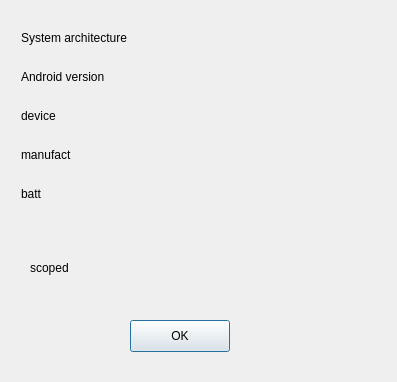
<?xml version="1.0" encoding="UTF-8"?>
<ui version="4.0">
 <class>deviceinfoDialog</class>
 <widget class="QDialog" name="deviceinfoDialog">
  <property name="geometry">
   <rect>
    <x>0</x>
    <y>0</y>
    <width>397</width>
    <height>382</height>
   </rect>
  </property>
  <property name="windowTitle">
   <string>Dialog</string>
  </property>
  <widget class="QPushButton" name="pushButton">
   <property name="geometry">
    <rect>
     <x>130</x>
     <y>320</y>
     <width>100</width>
     <height>32</height>
    </rect>
   </property>
   <property name="text">
    <string>OK</string>
   </property>
  </widget>
  <widget class="QLabel" name="scoped">
   <property name="geometry">
    <rect>
     <x>30</x>
     <y>260</y>
     <width>311</width>
     <height>16</height>
    </rect>
   </property>
   <property name="text">
    <string>scoped</string>
   </property>
   <property name="wordWrap">
    <bool>true</bool>
   </property>
  </widget>
  <widget class="QWidget" name="">
   <property name="geometry">
    <rect>
     <x>21</x>
     <y>21</y>
     <width>352</width>
     <height>194</height>
    </rect>
   </property>
   <layout class="QVBoxLayout" name="verticalLayout">
    <item>
     <widget class="QLabel" name="archilabel">
      <property name="minimumSize">
       <size>
        <width>350</width>
        <height>32</height>
       </size>
      </property>
      <property name="maximumSize">
       <size>
        <width>350</width>
        <height>32</height>
       </size>
      </property>
      <property name="text">
       <string>System architecture</string>
      </property>
     </widget>
    </item>
    <item>
     <widget class="QLabel" name="droidlabel">
      <property name="minimumSize">
       <size>
        <width>350</width>
        <height>32</height>
       </size>
      </property>
      <property name="maximumSize">
       <size>
        <width>350</width>
        <height>32</height>
       </size>
      </property>
      <property name="text">
       <string>Android version</string>
      </property>
     </widget>
    </item>
    <item>
     <widget class="QLabel" name="devicelabel">
      <property name="minimumSize">
       <size>
        <width>350</width>
        <height>32</height>
       </size>
      </property>
      <property name="maximumSize">
       <size>
        <width>350</width>
        <height>32</height>
       </size>
      </property>
      <property name="text">
       <string>device</string>
      </property>
     </widget>
    </item>
    <item>
     <widget class="QLabel" name="manufactlabel">
      <property name="minimumSize">
       <size>
        <width>350</width>
        <height>32</height>
       </size>
      </property>
      <property name="maximumSize">
       <size>
        <width>350</width>
        <height>32</height>
       </size>
      </property>
      <property name="text">
       <string>manufact</string>
      </property>
     </widget>
    </item>
    <item>
     <widget class="QLabel" name="batterylabel">
      <property name="minimumSize">
       <size>
        <width>350</width>
        <height>32</height>
       </size>
      </property>
      <property name="maximumSize">
       <size>
        <width>350</width>
        <height>32</height>
       </size>
      </property>
      <property name="text">
       <string>batt</string>
      </property>
     </widget>
    </item>
   </layout>
  </widget>
 </widget>
 <resources/>
 <connections>
  <connection>
   <sender>pushButton</sender>
   <signal>clicked()</signal>
   <receiver>deviceinfoDialog</receiver>
   <slot>accept()</slot>
   <hints>
    <hint type="sourcelabel">
     <x>199</x>
     <y>255</y>
    </hint>
    <hint type="destinationlabel">
     <x>199</x>
     <y>149</y>
    </hint>
   </hints>
  </connection>
 </connections>
</ui>
